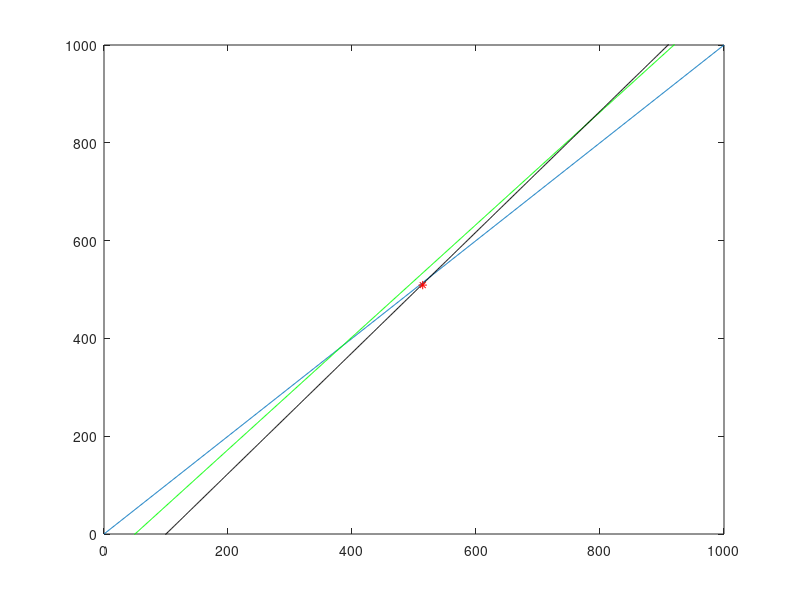

MATLAB code to generate this figure: (Note: this script raises an error after producing the figure.)
% Created for Health Physics Association at UOIT MATLAB workshop by Alex Miller 
% Feb 2014
clf
position=[500 500];

angle1=45; %%% atand(500/500);  %at origin
angle2=49; %%%atand(500/450); %300 m down the street
angle3=51; %%%atand(500/400); %600 m down street

m1=tand(angle1);
m2=tand(angle2);
m3=tand(angle3);

b1=0-m1*0;
b2=0-m2*50;
b3=0-m3*100;

A=[1 -m1;1 -m2];
b=[b1;b2];

C=[1 -m1;1 -m2;1 -m3];
d=[b1;b2;b3];

pos=C\d;

x=[0:1000];

line1=m1*x+b1;
line2=m2*x+b2;
line3=m3*x+b3;

plot(x,line1)
axis([0 1000 0 1000])
hold on
plot(x,line2,'color',[0 1 0])
plot(x,line3,'color',[0 0 0])

plot(pos(1,1),pos(2,1),'*','color','r')

plot(500,500,'O','color',[0 0 0])






